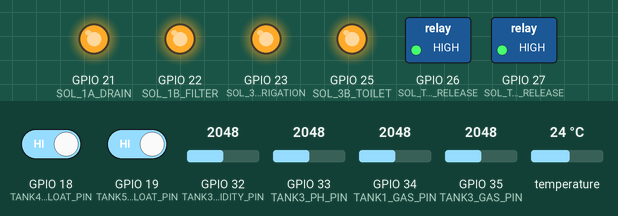
Bench run of a sketch on a simulated ESP32. Parts: switched loads named in the sketch (green lamp = pin HIGH), output pins drawn as LEDs (lit = HIGH). The inputs (shaded band) are chosen by the test bench; at power-on: GPIO 34 (TANK1_GAS_PIN) = 2048, GPIO 18 (TANK4_FLOAT_PIN) HIGH, GPIO 19 (TANK5_FLOAT_PIN) HIGH, GPIO 32 (TANK3_TURBIDITY_PIN) = 2048, GPIO 33 (TANK3_PH_PIN) = 2048, GPIO 35 (TANK3_GAS_PIN) = 2048, temperature 24 °C. WiFi joins after 1.5 s; servers stay silent unless stated; the Firebase database answers and starts empty; what the sketch prints to the serial monitor is not drawn.

Above: at 2.9 s.
3.0 s: GPIO 34 (TANK1_GAS_PIN) set to 1843
5.4 s: GPIO 34 (TANK1_GAS_PIN) set to 1730
At 8.0 s:
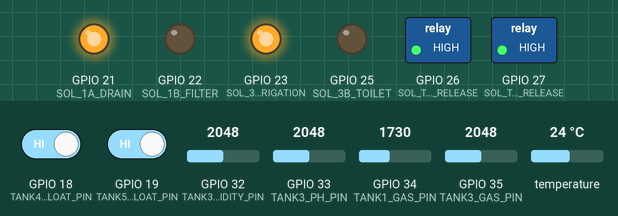
8.4 s: GPIO 18 (TANK4_FLOAT_PIN) driven LOW
At 10.4 s:
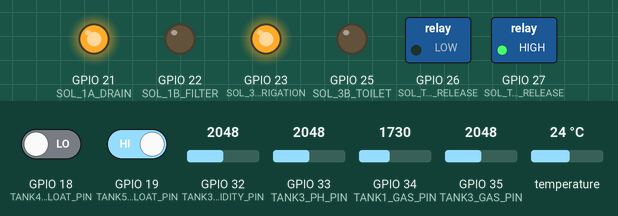
11.4 s: GPIO 19 (TANK5_FLOAT_PIN) driven LOW
At 14.0 s:
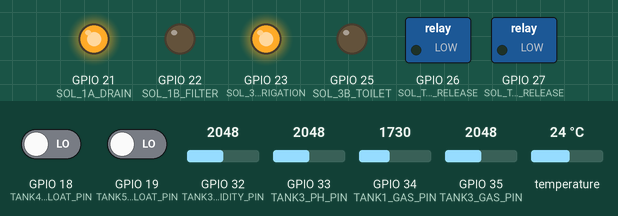
14.4 s: GPIO 18 (TANK4_FLOAT_PIN) driven HIGH
At 17.1 s:
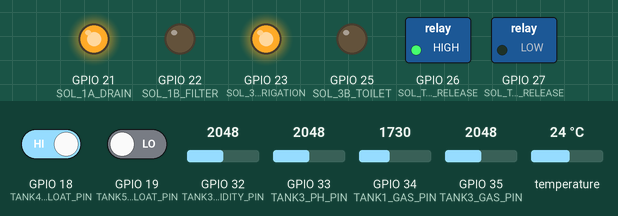
17.4 s: GPIO 34 (TANK1_GAS_PIN) set to 1840
At 19.6 s:
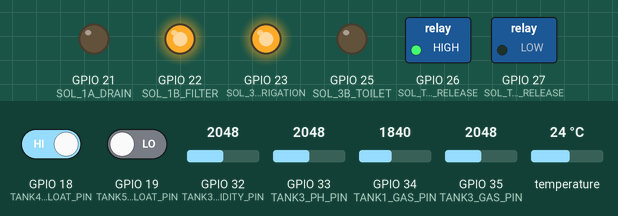
Timing chart, 0 to 21.1 s (numbered marks = the images above; inputs shaded):
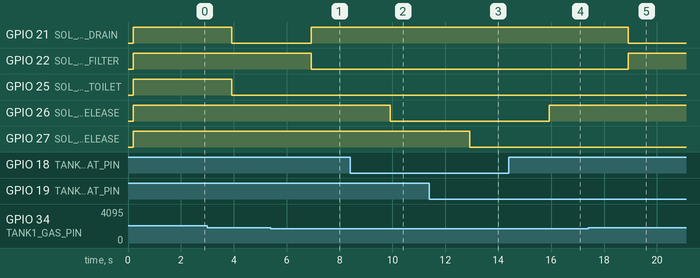

Measured:
- the behaviour switches between 1801 and 1800 on GPIO 34 (TANK1_GAS_PIN) (found by bisection; images 0 and 1)
- after the input at 5.4 s, GPIO 21 (SOL_1A_DRAIN): LOW → HIGH after 1.5 s; GPIO 22 (SOL_1B_FILTER): HIGH → LOW after 1.5 s
- after the input at 8.4 s, GPIO 26 (SOL_TANK4_RELEASE): HIGH → LOW after 1.5 s
- after the input at 11.4 s, GPIO 27 (SOL_TANK5_RELEASE): HIGH → LOW after 1.5 s
- after the input at 14.4 s, GPIO 26 (SOL_TANK4_RELEASE): LOW → HIGH after 1.5 s
- after the input at 17.4 s, GPIO 21 (SOL_1A_DRAIN): HIGH → LOW after 1.5 s; GPIO 22 (SOL_1B_FILTER): LOW → HIGH after 1.5 s

The sketch:

greywater_system.ino
```cpp
// (licence header left out)
#include <WiFi.h>
#include <FirebaseESP32.h>
#include <OneWire.h>
#include <DallasTemperature.h>

#include "config.h"

// ---------------------------------------------------------------------------
// Globals
// ---------------------------------------------------------------------------
FirebaseData   fbdo;
FirebaseAuth   auth;
FirebaseConfig fbConfig;

OneWire oneWire(ONE_WIRE_BUS);
DallasTemperature tempSensor(&oneWire);

unsigned long lastSampleTime = 0;
bool manualOverride = false;

struct SensorReadings {
  int   tank1Gas;
  int   tank3Gas;
  int   tank3Turbidity;
  float tank3pH;
  float tank3TempC;
  bool  tank4Full;
  bool  tank5Full;
};

// ---------------------------------------------------------------------------
// Function prototypes
// (declared explicitly rather than relying on the Arduino IDE's automatic
//  prototype generation, which some toolchains — e.g. arduino-cli with a
//  stock ctags binary instead of Arduino's patched fork — do not perform)
// ---------------------------------------------------------------------------
void configureRelayPins();
void configureSensorPins();
void allValvesOff();
void connectWiFi();
void connectFirebase();
SensorReadings readAllSensors();
void printTelemetry(const SensorReadings &r);
void checkManualOverride();
void applyManualOverride();
void runAutomationLogic(const SensorReadings &r);
void pushTelemetryToFirebase(const SensorReadings &r);

// ---------------------------------------------------------------------------
// Setup
// ---------------------------------------------------------------------------
void setup() {
  Serial.begin(115200);
  delay(200);

  configureRelayPins();
  configureSensorPins();
  allValvesOff(); // fail-safe default state

  tempSensor.begin();

  connectWiFi();
  connectFirebase();

  Serial.println(F("\n[SYSTEM] 5-Tank Greywater Recycling System Initialized."));
}

// ---------------------------------------------------------------------------
// Main loop
// ---------------------------------------------------------------------------
void loop() {
  if (millis() - lastSampleTime >= SENSOR_INTERVAL_MS) {
    lastSampleTime = millis();

    SensorReadings r = readAllSensors();
    printTelemetry(r);

    checkManualOverride();

    if (manualOverride) {
      applyManualOverride();
    } else {
      runAutomationLogic(r);
    }

    pushTelemetryToFirebase(r);
  }
}

// ---------------------------------------------------------------------------
// Pin configuration
// ---------------------------------------------------------------------------
void configureRelayPins() {
  pinMode(SOL_1A_DRAIN, OUTPUT);
  pinMode(SOL_1B_FILTER, OUTPUT);
  pinMode(SOL_3A_IRRIGATION, OUTPUT);
  pinMode(SOL_3B_TOILET, OUTPUT);
  pinMode(SOL_TANK4_RELEASE, OUTPUT);
  pinMode(SOL_TANK5_RELEASE, OUTPUT);
}

void configureSensorPins() {
  pinMode(TANK1_GAS_PIN, INPUT);
  pinMode(TANK3_GAS_PIN, INPUT);
  pinMode(TANK3_TURBIDITY_PIN, INPUT);
  pinMode(TANK3_PH_PIN, INPUT);

  pinMode(TANK4_FLOAT_PIN, INPUT_PULLUP);
  pinMode(TANK5_FLOAT_PIN, INPUT_PULLUP);
}

void allValvesOff() {
  digitalWrite(SOL_1A_DRAIN, RELAY_OFF);
  digitalWrite(SOL_1B_FILTER, RELAY_OFF);
  digitalWrite(SOL_3A_IRRIGATION, RELAY_OFF);
  digitalWrite(SOL_3B_TOILET, RELAY_OFF);
  digitalWrite(SOL_TANK4_RELEASE, RELAY_OFF);
  digitalWrite(SOL_TANK5_RELEASE, RELAY_OFF);
}

// ---------------------------------------------------------------------------
// Connectivity
// ---------------------------------------------------------------------------
void connectWiFi() {
  WiFi.begin(WIFI_SSID, WIFI_PASSWORD);
  Serial.print(F("[WIFI] Connecting"));
  while (WiFi.status() != WL_CONNECTED) {
    delay(500);
    Serial.print('.');
  }
  Serial.print(F("\n[WIFI] Connected. IP: "));
  Serial.println(WiFi.localIP());
}

void connectFirebase() {
  fbConfig.host = FIREBASE_HOST;
  fbConfig.signer.tokens.legacy_token = FIREBASE_AUTH;
  Firebase.begin(&fbConfig, &auth);
  Firebase.reconnectWiFi(true);
  Serial.println(F("[FIREBASE] Initialized."));
}

// ---------------------------------------------------------------------------
// Sensing
// ---------------------------------------------------------------------------
SensorReadings readAllSensors() {
  SensorReadings r;

  r.tank1Gas       = analogRead(TANK1_GAS_PIN);
  r.tank3Gas       = analogRead(TANK3_GAS_PIN);
  r.tank3Turbidity = analogRead(TANK3_TURBIDITY_PIN);

  int rawPh = analogRead(TANK3_PH_PIN);
  float voltage = (rawPh / 4095.0f) * 3.3f;
  r.tank3pH = 3.5f * voltage; // linear approximation - calibrate with pH 4/7/10 buffer solutions

  tempSensor.requestTemperatures();
  r.tank3TempC = tempSensor.getTempCByIndex(0);

  r.tank4Full = (digitalRead(TANK4_FLOAT_PIN) == LOW);
  r.tank5Full = (digitalRead(TANK5_FLOAT_PIN) == LOW);

  return r;
}

void printTelemetry(const SensorReadings &r) {
  Serial.println(F("---------------------------------------------"));
  Serial.printf("Tank1 Gas: %d\n", r.tank1Gas);
  Serial.printf("Tank3 Gas: %d | Turbidity: %d | pH: %.2f | Temp: %.1fC\n",
                r.tank3Gas, r.tank3Turbidity, r.tank3pH, r.tank3TempC);
  Serial.printf("Tank4 Full: %s | Tank5 Full: %s\n",
                r.tank4Full ? "YES" : "NO", r.tank5Full ? "YES" : "NO");
}

// ---------------------------------------------------------------------------
// Remote control
// ---------------------------------------------------------------------------
void checkManualOverride() {
  if (Firebase.getBool(fbdo, "/GreywaterSystem/Control/ManualDrain")) {
    manualOverride = fbdo.boolData();
  }
}

void applyManualOverride() {
  digitalWrite(SOL_TANK4_RELEASE, RELAY_ON);
  digitalWrite(SOL_TANK5_RELEASE, RELAY_ON);
  Serial.println(F("[OVERRIDE] Manual drain active — releasing Tank 4 & 5."));
}

// ---------------------------------------------------------------------------
// Automation logic
// ---------------------------------------------------------------------------
void runAutomationLogic(const SensorReadings &r) {
  // Stage 1: Tank 1 gas safety screening
  if (r.tank1Gas > TANK1_GAS_LIMIT) {
    digitalWrite(SOL_1A_DRAIN, RELAY_ON);
    digitalWrite(SOL_1B_FILTER, RELAY_OFF);
    Serial.println(F("[T1] Gas detected -> diverting to drainage."));
  } else {
    digitalWrite(SOL_1A_DRAIN, RELAY_OFF);
    digitalWrite(SOL_1B_FILTER, RELAY_ON);
    Serial.println(F("[T1] Safe -> moving to filtration tank."));
  }

  // Stage 2: Tank 3 water-quality evaluation
  bool gasOk       = (r.tank3Gas <= TANK3_GAS_LIMIT);
  bool turbidityOk = (r.tank3Turbidity >= TURBIDITY_LIMIT);
  bool phOk        = (r.tank3pH >= PH_MIN && r.tank3pH <= PH_MAX);
  bool tempOk      = (r.tank3TempC >= TEMP_MIN && r.tank3TempC <= TEMP_MAX);
  bool qualityOk   = gasOk && turbidityOk && phOk && tempOk;

  if (qualityOk) {
    digitalWrite(SOL_3A_IRRIGATION, RELAY_ON);
    digitalWrite(SOL_3B_TOILET, RELAY_OFF);
    Serial.println(F("[T3] Quality PASS -> routing to irrigation tank."));
  } else {
    digitalWrite(SOL_3A_IRRIGATION, RELAY_OFF);
    digitalWrite(SOL_3B_TOILET, RELAY_ON);
    Serial.println(F("[T3] Quality FAIL -> routing to toilet-flush tank."));
  }

  // Stage 3: Overflow release
  digitalWrite(SOL_TANK4_RELEASE, r.tank4Full ? RELAY_ON : RELAY_OFF);
  digitalWrite(SOL_TANK5_RELEASE, r.tank5Full ? RELAY_ON : RELAY_OFF);
  if (r.tank4Full) Serial.println(F("[T4] Full -> releasing to garden."));
  if (r.tank5Full) Serial.println(F("[T5] Full -> releasing to drainage."));
}

// ---------------------------------------------------------------------------
// Cloud telemetry
// ---------------------------------------------------------------------------
void pushTelemetryToFirebase(const SensorReadings &r) {
  FirebaseJson json;
  json.set("Tank1/Gas", r.tank1Gas);
  json.set("Tank3/Gas", r.tank3Gas);
  json.set("Tank3/Turbidity", r.tank3Turbidity);
  json.set("Tank3/pH", r.tank3pH);
  json.set("Tank3/Temp", r.tank3TempC);
  json.set("Status/Tank4_Full", r.tank4Full);
  json.set("Status/Tank5_Full", r.tank5Full);
  json.set("Status/ManualOverride", manualOverride);

  if (!Firebase.setJSON(fbdo, "/GreywaterSystem", json)) {
    Serial.print(F("[FIREBASE] Push failed: "));
    Serial.println(fbdo.errorReason());
  }
}
```

config.h
```cpp
/*
 * config.h
 * ---------------------------------------------------------
 * Edit this file with YOUR credentials and calibration values.
 * Keeping this separate from the main .ino means you can add
 * config.h to .gitignore if you don't want to publish your
 * WiFi/Firebase secrets on GitHub (recommended).
 * ---------------------------------------------------------
 */

#ifndef CONFIG_H
#define CONFIG_H

// ---------------- WIFI CREDENTIALS ----------------
#define WIFI_SSID       "YOUR_WIFI_SSID"
#define WIFI_PASSWORD   "YOUR_WIFI_PASSWORD"

// ---------------- FIREBASE CREDENTIALS ----------------
// Realtime Database URL, e.g. https://your-project-id-default-rtdb.firebaseio.com/
#define FIREBASE_HOST   "https://your-project-id-default-rtdb.firebaseio.com/"
// Project Settings -> Service Accounts -> Database Secrets (legacy token)
// or a Web API key, depending on your Firebase library auth method.
#define FIREBASE_AUTH   "YOUR_FIREBASE_DATABASE_SECRET_OR_API_KEY"

// ---------------- PIN DEFINITIONS ----------------
// Analog sensors (use ADC1 pins only: 32-39, so WiFi keeps working)
#define TANK1_GAS_PIN         34   // Tank 1 gas sensor (MQ-135/MQ-2)
#define TANK3_GAS_PIN         35   // Tank 3 gas sensor
#define TANK3_TURBIDITY_PIN   32   // Tank 3 turbidity sensor
#define TANK3_PH_PIN          33   // Tank 3 pH sensor

// Digital / OneWire
#define ONE_WIRE_BUS          4    // DS18B20 temperature sensor data pin
#define TANK4_FLOAT_PIN       18   // Irrigation tank float switch
#define TANK5_FLOAT_PIN       19   // Toilet-flush tank float switch

// Relay / solenoid outputs
#define SOL_1A_DRAIN          21   // Tank 1 -> Drainage   (harmful gas)
#define SOL_1B_FILTER         22   // Tank 1 -> Tank 2      (safe water)
#define SOL_3A_IRRIGATION     23   // Tank 3 -> Tank 4      (quality pass)
#define SOL_3B_TOILET         25   // Tank 3 -> Tank 5      (quality fail)
#define SOL_TANK4_RELEASE     26   // Tank 4 -> Garden      (full)
#define SOL_TANK5_RELEASE     27   // Tank 5 -> Drainage    (full)

// Relay module logic level. Most cheap modules are ACTIVE-LOW.
// If your relays turn ON when the pin is HIGH, swap these two.
#define RELAY_ON   LOW
#define RELAY_OFF  HIGH

// ---------------- CALIBRATED THRESHOLDS ----------------
// IMPORTANT: These are starting points only. Dip each sensor in clean
// water and in real greywater, log the raw ADC values via Serial Monitor,
// and adjust these thresholds to match YOUR specific sensors.
#define TANK1_GAS_LIMIT     1800   // Above this = unsafe gas level
#define TANK3_GAS_LIMIT     1800
#define TURBIDITY_LIMIT     2200   // Higher raw ADC = clearer water (sensor-dependent!)
#define PH_MIN              6.0f
#define PH_MAX              8.5f
#define TEMP_MIN            10.0f // deg C
#define TEMP_MAX            45.0f // deg C

// ---------------- TIMING ----------------
#define SENSOR_INTERVAL_MS  3000UL   // How often to read sensors / update Firebase

#endif // CONFIG_H
```
